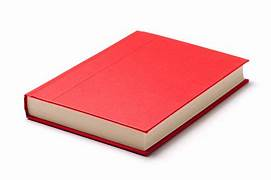
#> input picture images1/book.jpg, 271 x 180 px, given in place of the camera
$ python 'shape detection.py'
#> lines starting #> are read from the running program, lines starting #| are printed output that depends on the picture; after the words box and inside, x2 and y2 are one past the last pixel; in counts of white or black regions, pixels touching at a corner belong together
import cv2
import numpy as np

frameWidth = 640
frameHeight = 480
cap = cv2.VideoCapture(0)
cap.set(3, frameWidth)
cap.set(4, frameHeight)

def empty(a):
    pass

cv2.namedWindow("parameters")
cv2.resizeWindow("parameters",640,240)
cv2.createTrackbar("Threshold1","parameters", 0,255,empty)
cv2.createTrackbar("Threshold2","parameters", 91,255,empty)
cv2.createTrackbar("Area","parameters", 5000,30000,empty)

def stackImages(scale, imgArray):
    rows = len(imgArray)
    cols = len(imgArray[0])
    rowsAvailable = isinstance(imgArray[0], list)
    width =imgArray[0][0].shape[1]
    height = imgArray[0][0].shape[0]
    if rowsAvailable:
        for x in range (0, rows):
            for y in range(0, cols):
                if imgArray[x][y].shape[:2] == imgArray[0][0].shape[:2]:
                    imgArray[x][y] = cv2.resize(imgArray[x][y], (0,0), None, scale, scale)
                else:
                    imgArray[x][y] = cv2.resize(imgArray[x][y], (imgArray[0][0].shape[1], imgArray[0][0].shape[0]), None, scale, scale)
                if len(imgArray[x][y].shape) == 2: imgArray[x][y] = cv2.cvtColor(imgArray[x][y], cv2.COLOR_GRAY2BGR)
        imageBlank = np.zeros((height, width, 3), np.uint8)
        hor = [imageBlank]*rows
        hor_con = [imageBlank] *rows
        for x in range (0,rows):
            hor[x] = np.hstack(imgArray[x])
        ver = np.vstack(hor)
    else:
        for x in range(0,rows):
            if imgArray[x].shape[:2] == imgArray[0].shape[:2]:
                imgArray[x] = cv2.resize(imgArray[x], (0,0), None, scale, scale)
            else:
                imgArray[x] = cv2.resize(imgArray[x], (imgArray[0].shape[1], imgArray[0]), None, scale, scale)
            if len(imgArray[x].shape) ==2: imgArray[x] = cv2.cvtColor(imgArray[x], cv2.COLOR_GRAY2BGR)
        hor = np.hstack(imgArray)
        ver = hor
    return ver

def getCountours(img, imgcountour):
    countours, hiearchy = cv2.findContours(img, cv2.RETR_EXTERNAL, cv2.CHAIN_APPROX_NONE)

    for cnt in countours:
        area = cv2.contourArea(cnt)
        areaMin = cv2.getTrackbarPos("Area","parameters")
        if area > areaMin:
            cv2.drawContours(imgcountour, countours, -1, (255, 0, 255), 7)
            peri = cv2.arcLength(cnt, True)
            approx = cv2.approxPolyDP(cnt,0.02*peri, True)
            print(len(approx))
            x, y, w, h = cv2.boundingRect(approx)
            cv2.rectangle(imgCountour, (x,y), (x+w, y+h),(0,0,225),5)
            cv2.putText(imgCountour, "Points"+ str(len(approx)),(x+w+20,y+20),cv2.FONT_HERSHEY_PLAIN,.7,(255,0,0),2)
            cv2.putText(imgCountour, "Area" + str(int(area)), (x + w + 20, y + 45), cv2.FONT_HERSHEY_PLAIN,.7, (255,0,0), 2)


while True:
    success, img = cap.read()
#> img is the input picture: shape (180, 271, 3); mean B, G, R 193.5, 193.4, 241.3
    imgCountour = img.copy()
    imgblur = cv2.GaussianBlur(img, (7,7), 1)
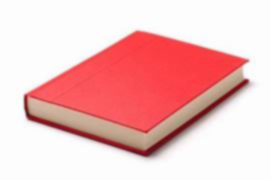
#> imgblur: shape (180, 271, 3); mean B, G, R 193.5, 193.4, 241.3
    imggray = cv2.cvtColor(imgblur, cv2.COLOR_BGR2GRAY)
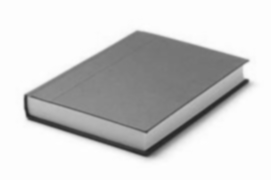
#> imggray: shape (180, 271); min 39, max 255, mean 207.7
    threshold1 = cv2.getTrackbarPos("Threshold1", "parameters")
    threshold2 = cv2.getTrackbarPos("Threshold2", "parameters")
    imgCanny = cv2.Canny(imggray,threshold1, threshold2)
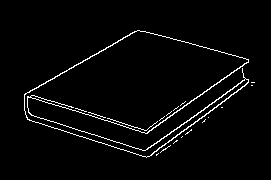
#> imgCanny: shape (180, 271); 2.9% white in thin lines or dots, all inside (x1, y1, x2, y2) = (24, 30, 255, 158)
    kernel = np.ones((5,5))
    imgdil = cv2.dilate(imgCanny, kernel, iterations=1)
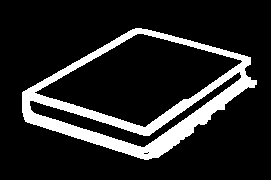
#> imgdil: shape (180, 271); 14.6% white; 1 white region
    getCountours(imgdil, imgCountour)
#> in getCountours, `countours, hiearchy = cv2.findContours(img, cv2.RETR_EXTERNAL, cv2.CHA..`: countours = 1 contour; box (x1, y1, x2, y2) and area: (22, 28, 257, 160) 18795; hiearchy = [[-1, -1, -1, -1]]
#> in getCountours, `area = cv2.contourArea(cnt)`: area = 18795
#> in getCountours, `cv2.drawContours(imgcountour, countours, -1, (255, 0, 255), 7)`:
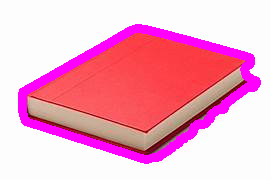
#> imgcountour: shape (180, 271, 3); mean B, G, R 198.9, 171.9, 244.4
#> in getCountours, `peri = cv2.arcLength(cnt, True)`: peri = 628.8
#> in getCountours, `approx = cv2.approxPolyDP(cnt,0.02*peri, True)`: approx = [[256, 80], [250, 57], [135, 28], [23, 91], [22, 112], [148, 159]]
#| 6
#> in getCountours, `x, y, w, h = cv2.boundingRect(approx)`: x = 22; y = 28; w = 235; h = 132
#> in getCountours, `cv2.rectangle(imgCountour, (x,y), (x+w, y+h),(0,0,225),5)`:
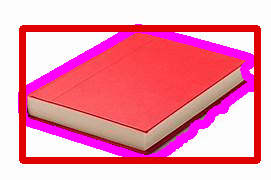
#> imgCountour: shape (180, 271, 3); 19.51% of pixels changed, all inside (x1, y1, x2, y2) = (18, 24, 261, 164)

    imgstack = stackImages(1,([img,imgdil,imgCountour]))
#> in stackImages, `rows = len(imgArray)`: rows = 3
#> in stackImages, `cols = len(imgArray[0])`: cols = 180
#> in stackImages, `rowsAvailable = isinstance(imgArray[0], list)`: rowsAvailable = False
#> after the loop in stackImages, `for x in range(0,rows):`: imgArray = 3 items
#> in stackImages, `hor = np.hstack(imgArray)`:
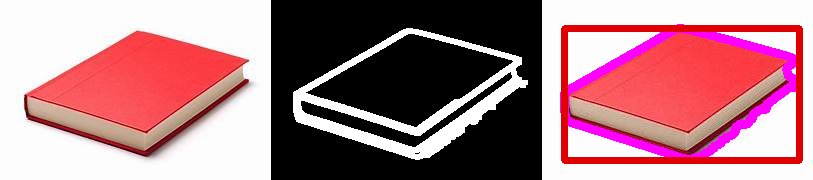
#> hor: shape (180, 813, 3); mean of channels 0, 1, 2 134.3, 126.6, 173.3; drawn as B, G, R

    cv2.imshow("obama", imgstack)
    if cv2.waitKey(1) & 0xFF == ord('q'):
#> (key q is pressed here)
        break

$ run again, on images1/crk.jpg
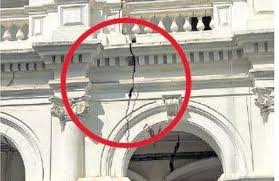
#> input picture images1/crk.jpg, 279 x 181 px, given in place of the camera
#> img is the input picture: shape (181, 279, 3); mean B, G, R 163.9, 172.6, 181.7
#> `imgCanny = cv2.Canny(imggray,threshold1, threshold2)`:
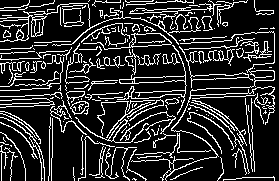
#> imgCanny: shape (181, 279); 17.9% white in thin lines or dots
#> imgdil: shape (181, 279); 73.6% white; 131 black regions (76 under 20 px)
#> countours = 3 contours; box (x1, y1, x2, y2) and area: (0, 0, 277, 181) 41896, (0, 130, 28, 181) 794, (252, 0, 276, 17) 206; hiearchy = [[1, -1, -1, -1], [2, 0, -1, -1], [-1, 1, -1, -1]]
#> area = 794.5
#> rows = 3
#> cols = 181
#> rowsAvailable = False
#> after the loop in stackImages, `for x in range(0,rows):`: imgArray = 3 items
#> in stackImages, `hor = np.hstack(imgArray)`:
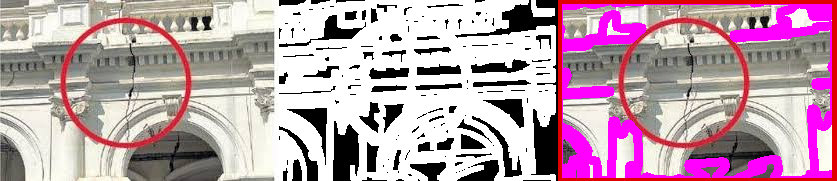
#> hor: shape (181, 837, 3); mean of channels 0, 1, 2 172.7, 159.8, 188.6; drawn as B, G, R
